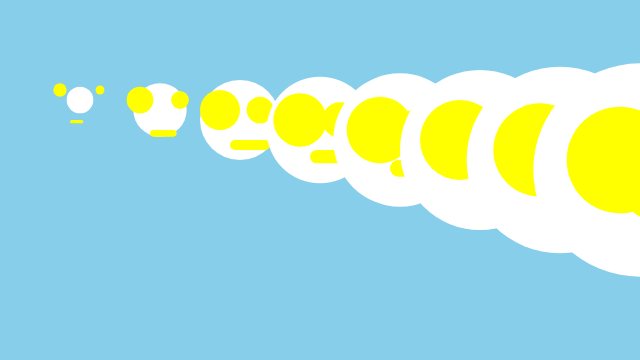
Frame 1 (no input)
Frame 60 (no input): identical to frame 1, image omitted
Frame 120 (the mouse pressed at the canvas centre since frame 60): identical to frame 1, image omitted

The p5.js sketch that drew this single still picture (run headless with seeded random() and noise() and a simulated clock; from frame 60 on, the mouse is pressed at the canvas centre):

// p5.js sketch
// ── sketch.js
/*
Jeremy Bautista 
Loop example
*/

function setup(){
	createCanvas(640, 360);
	noStroke();
}

function draw(){
	background('skyblue');

	for (let x = 0; x <= width; x += 80) {

		let y = 90 + x / 8;
		let s = x/3;

		fill('matte');
		ellipse(x, y, s); // face

		fill('yellow');
		ellipse(x + 20, y - 10, s/3); // right eye
		ellipse(x - 20, y - 10, s/2); // left eye

		rect(x - 10, y + 20, s/2, s/8, s/16);
	}


}
